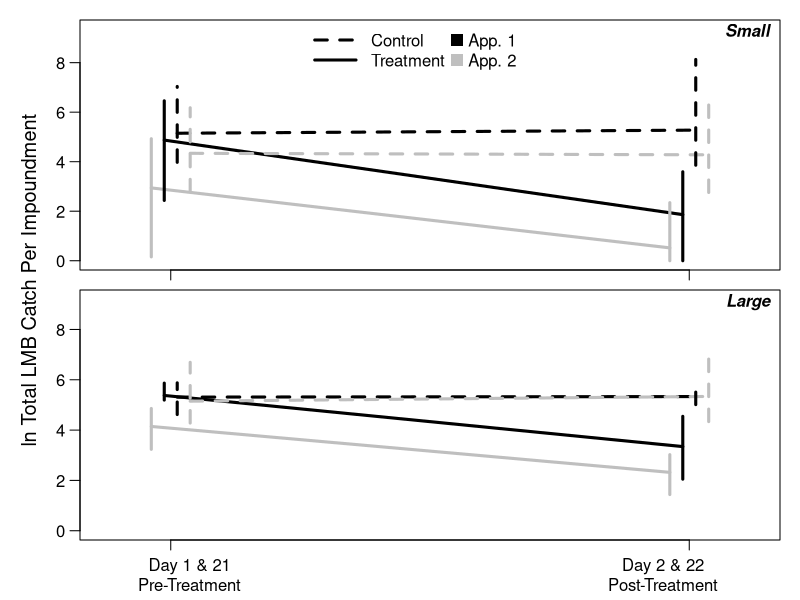

This figure's R source:

dat = read.csv("data/lmb_seine.csv", stringsAsFactors = F)

datsub = dat[dat$period %in% c("before", "after") & dat$event %in% c(1,2),]
unique(datsub$event)
unique(datsub$period)

df = aggregate(datsub['count'], list(lake = datsub$lake, period = datsub$period, 
                                     type = datsub$type, event = datsub$event, 
                                     year = datsub$year, size = datsub$size_class,
                                     tt = datsub$times_treat), sum)
df$count = log(df$count + 1)
df$period = as.factor(df$period); df$period = relevel(df$period, ref = "before")
sml_mean = with(subset(df, size == "small"), 
                tapply(count, list(event, period, type), mean))
sml_lwr = with(subset(df, size == "small"), 
               tapply(count, list(event, period, type), function(x) quantile(x, 0.025)))
sml_upr = with(subset(df, size == "small"), 
               tapply(count, list(event, period, type), function(x) quantile(x, 0.975)))
big_mean = with(subset(df, size == "big"), 
                tapply(count, list(event, period, type), mean))
big_lwr = with(subset(df, size == "big"), 
               tapply(count, list(event, period, type), function(x) quantile(x, 0.025)))
big_upr = with(subset(df, size == "big"), 
               tapply(count, list(event, period, type), function(x) quantile(x, 0.975)))

ppi = 600
x = c(0.9,2.1)
xc = x + 0.015
xt = x - 0.015
xc2 = x + 0.045
xt2 = x - 0.045
png("writing/figures/manuscript/lmb_day1_day2_log.png", h = 7 * ppi, w = 4 * ppi, res = ppi)
par(mfrow = c(2,1), mar = c(0.5,1,0.5,1), oma = c(2.5,3,0.5,0),
    cex.axis = 1, cex.lab = 1.2, mgp = c(1,0.75,0))
plot(x = 1, y = 1, type = "n", xlab = "", ylab = "", xlim = c(0.75,2.25), 
     ylim = range(sml_lwr, sml_upr) * c(1,1.15),las = 1, xaxt = "n")   
usr = par("usr"); xdiff = usr[2] - usr[1]; ydiff = usr[4] - usr[3]
points(sml_mean[1,,"control"] ~ xc, type = "l", pch = 16, lwd = 3, cex = 1.2, lty = 2)
points(sml_mean[1,,"treat"] ~ xt, type = "l", pch = 16, lwd = 3, cex = 1.2)
points(sml_mean[2,,"control"] ~ xc2, type = "l", pch = 16, lwd = 3, cex = 1.2, lty = 2, col = "grey75")
points(sml_mean[2,,"treat"] ~ xt2, type = "l", pch = 16, lwd = 3, cex = 1.2, col = "grey75")
arrows(xc, sml_lwr[1,,"control"], xc, sml_upr[1,,"control"], length = 0, lwd = 3, lty = 2)
arrows(xt, sml_lwr[1,,"treat"], xt, sml_upr[1,,"treat"], length = 0, lwd = 3)
arrows(xc2, sml_lwr[2,,"control"], xc2, sml_upr[2,,"control"], length = 0, lwd = 3, lty = 2, col = "grey75")
arrows(xt2, sml_lwr[2,,"treat"], xt2, sml_upr[2,,"treat"], length = 0, lwd = 3, col = "grey75")
axis(side = 1, at = x, labels = rep("", 2))
legend("top", legend = c("Control", "Treatment", "App. 1", "App. 2"), 
       ncol = 2, pch = c(NA, NA, 15, 15), seg.len = c(2.75,2.75,1,1),
       col = c(rep("black", 3), "grey75"), bty = "n", pt.cex = 1.5, 
       lty = c(2,1,NA,NA), lwd = c(3,3,NA,NA), x.intersp = c(1,1,0.25,0.25))
text(x = usr[2] - xdiff * 0, y = usr[4] - ydiff * 0.05, pos = 2, "Small", font = 4)

plot(x = 1, y = 1, type = "n", xlab = "", ylab = "", xlim = c(0.75,2.25), 
     ylim = range(seq(0,8)) * c(1,1.15),las = 1, xaxt = "n")    
usr = par("usr"); xdiff = usr[2] - usr[1]; ydiff = usr[4] - usr[3]
points(big_mean[1,,"control"] ~ xc, type = "l", pch = 16, lwd = 3, cex = 1.2, lty = 2)
points(big_mean[1,,"treat"] ~ xt, type = "l", pch = 16, lwd = 3, cex = 1.2)
points(big_mean[2,,"control"] ~ xc2, type = "l", pch = 16, lwd = 3, cex = 1.2, lty = 2, col = "grey75")
points(big_mean[2,,"treat"] ~ xt2, type = "l", pch = 16, lwd = 3, cex = 1.2, col = "grey75")
arrows(xc, big_lwr[1,,"control"], xc, big_upr[1,,"control"], length = 0, lwd = 3, lty = 2)
arrows(xt, big_lwr[1,,"treat"], xt, big_upr[1,,"treat"], length = 0, lwd = 3)
arrows(xc2, big_lwr[2,,"control"], xc2, big_upr[2,,"control"], length = 0, lwd = 3, lty = 2, col = "grey75")
arrows(xt2, big_lwr[2,,"treat"], xt2, big_upr[2,,"treat"], length = 0, lwd = 3, col = "grey75")
axis(side = 1, at = x, labels = rep("", 2))
text(x = usr[2] - xdiff * 0, y = usr[4] - ydiff * 0.05, pos = 2, "Large", font = 4)
# text(x = x, y = usr[3] - ydiff * 0.09, 
#      labels = c("Day 1 & 21\nPre-Treatment", "Day 2 & 22\nPost-Treatment"), xpd = T, cex = 1.1)
mtext(side = 2, outer = T, "ln Total LMB Catch Per Impoundment", line = 1, cex = 1.2)                                                       
mtext(side = 1, at = c(0.175,0.815), line = 1.25, outer = T,
      text = c("Day 1 & 21\nPre-Treatment", "Day 2 & 22\nPost-Treatment"), xpd = T, cex = 1)
dev.off()

